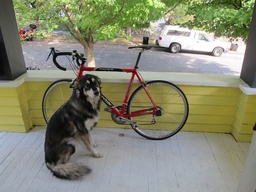
#> input picture dog.jpg, 256 x 192 px, shrunk from 768 x 576 before the run
$ python example.py
#> lines starting #> are read from the running program, lines starting #| are printed output that depends on the picture
### NumPyCNN.py
import numpy
import sys

"""
Convolutional neural network implementation using NumPy.
An article describing this project is titled "Building Convolutional Neural Network using NumPy from Scratch". It is available in these links: https://www.linkedin.com/pulse/building-convolutional-neural-network-using-numpy-from-ahmed-gad/
https://www.kdnuggets.com/2018/04/building-convolutional-neural-network-numpy-scratch.html
It is also translated into Chinese: http://m.aliyun.com/yunqi/articles/585741

The project is tested using Python 3.5.2 installed inside Anaconda 4.2.0 (64-bit)
NumPy version used is 1.14.0

For more info., contact me:
    Ahmed Fawzy Gad
    KDnuggets: https://www.kdnuggets.com/author/ahmed-gad
    LinkedIn: https://www.linkedin.com/in/ahmedfgad
    Facebook: https://www.facebook.com/ahmed.f.gadd
    ahmed.f.gad@gmail.com
    ahmed.fawzy@ci.menofia.edu.eg
"""

def conv_(img, conv_filter):
    filter_size = conv_filter.shape[1]
    result = numpy.zeros((img.shape))
    #Looping through the image to apply the convolution operation.
    for r in numpy.uint16(numpy.arange(filter_size/2.0,
                          img.shape[0]-filter_size/2.0+1)):
        for c in numpy.uint16(numpy.arange(filter_size/2.0,
                                           img.shape[1]-filter_size/2.0+1)):
            """
            Getting the current region to get multiplied with the filter.
            How to loop through the image and get the region based on
            the image and filer sizes is the most tricky part of convolution.
            每个滤波器在图像上迭代卷积的尺寸相同，通过以下代码实现：
            """
            curr_region = img[r-numpy.uint16(numpy.floor(filter_size/2.0)):r+numpy.uint16(numpy.ceil(filter_size/2.0)),
                              c-numpy.uint16(numpy.floor(filter_size/2.0)):c+numpy.uint16(numpy.ceil(filter_size/2.0))]
            #Element-wise multipliplication between the current region and the filter.
            '''
            之后，在图像区域矩阵和滤波器之间对位相乘，并将结果求和以得到单值输出：
            '''
            curr_result = curr_region * conv_filter
            conv_sum = numpy.sum(curr_result) #Summing the result of multiplication.
            result[r, c] = conv_sum #Saving the summation in the convolution layer feature map.

    #Clipping the outliers of the result matrix.
    final_result = result[numpy.uint16(filter_size/2.0):result.shape[0]-numpy.uint16(filter_size/2.0),
                          numpy.uint16(filter_size/2.0):result.shape[1]-numpy.uint16(filter_size/2.0)]
    return final_result
    '''
    输入图像与每个滤波器卷积后，通过conv函数返回特征图。下图显示conv层返回的特征图（由于l1卷积层的滤波器参数为（2,3,3），
    即2个3x3大小的卷积核，最终输出2个特征图）：
    '''
def conv(img, conv_filter):
    if len(img.shape) > 2 or len(conv_filter.shape) > 3: # Check if number of image channels matches the filter depth.
        if img.shape[-1] != conv_filter.shape[-1]:
            print("Error: Number of channels in both image and filter must match.")
            sys.exit()
    if conv_filter.shape[1] != conv_filter.shape[2]: # Check if filter dimensions are equal.
        print('Error: Filter must be a square matrix. I.e. number of rows and columns must match.')
        sys.exit()
    if conv_filter.shape[1]%2==0: # Check if filter diemnsions are odd.
        print('Error: Filter must have an odd size. I.e. number of rows and columns must be odd.')
        sys.exit()
    '''
    上述条件都满足后，通过初始化一个数组来作为滤波器的值，通过下面代码来指定滤波器的值：
    '''
    # An empty feature map to hold the output of convolving the filter(s) with the image.
    feature_maps = numpy.zeros((img.shape[0]-conv_filter.shape[1]+1,
                                img.shape[1]-conv_filter.shape[1]+1,
                                conv_filter.shape[0]))

    '''
    由于没有设置步幅（stride）或填充（padding），默认为步幅设置为1，无填充。那么卷积操作后得到的特征图大小
    为（img_rows-filter_rows+1, image_columns-filter_columns+1, num_filters），
    即输入图像的尺寸减去滤波器的尺寸后再加1。注意到，每个滤波器都会输出一个特征图。
    '''
    # Convolving the image by the filter(s).
    for filter_num in range(conv_filter.shape[0]):
        print("Filter ", filter_num + 1)
        '''
        循环遍历滤波器组中的每个滤波器后，通过下面代码更新滤波器的状态：
        '''
        curr_filter = conv_filter[filter_num, :] # getting a filter from the bank.
        """
        Checking if there are mutliple channels for the single filter.
        If so, then each channel will convolve the image.
        The result of all convolutions are summed to return a single feature map.

         如果输入图像不止一个通道，则滤波器必须具有同样的通道数目。只有这样，卷积过程才能正
         常进行。最后将每个滤波器的输出求和作为输出特征图。下面的代码检测输入图像的通道数，如果图像
         只有一个通道，那么一次卷积即可完成整个过程：
        """
        if len(curr_filter.shape) > 2:
            conv_map = conv_(img[:, :, 0], curr_filter[:, :, 0]) # Array holding the sum of all feature maps.
            for ch_num in range(1, curr_filter.shape[-1]): # Convolving each channel with the image and summing the results.
                conv_map = conv_map + conv_(img[:, :, ch_num],
                                  curr_filter[:, :, ch_num])
        else: # There is just a single channel in the filter.
            '''
            函数conv只接受输入图像和滤波器组这两个参数，本身并不进行卷积操作，它只是设置
            用于conv_函数执行卷积操作的每一组输入滤波器。下面是conv_函数的实现代码：
            '''
            conv_map = conv_(img, curr_filter)
        feature_maps[:, :, filter_num] = conv_map # Holding feature map with the current filter.
    return feature_maps # Returning all feature maps.


def pooling(feature_map, size=2, stride=2):
    #Preparing the output of the pooling operation.
    pool_out = numpy.zeros((numpy.uint16((feature_map.shape[0]-size+1)/stride+1),
                            numpy.uint16((feature_map.shape[1]-size+1)/stride+1),
                            feature_map.shape[-1]))
    for map_num in range(feature_map.shape[-1]):
        r2 = 0
        for r in numpy.arange(0,feature_map.shape[0]-size+1, stride):
            c2 = 0
            for c in numpy.arange(0, feature_map.shape[1]-size+1, stride):
                pool_out[r2, c2, map_num] = numpy.max([feature_map[r:r+size,  c:c+size]])
                c2 = c2 + 1
            r2 = r2 +1
    return pool_out

def relu(feature_map):
    #Preparing the output of the ReLU activation function.
    relu_out = numpy.zeros(feature_map.shape)
    for map_num in range(feature_map.shape[-1]):
        for r in numpy.arange(0,feature_map.shape[0]):
            for c in numpy.arange(0, feature_map.shape[1]):
                relu_out[r, c, map_num] = numpy.max([feature_map[r, c, map_num], 0])
    return relu_out

### example.py
import skimage.data
import numpy
import matplotlib
import NumPyCNN as numpycnn
#import cv2

"""
Convolutional neural network implementation using NumPy.
An article describing this project is titled "Building Convolutional Neural Network using NumPy from Scratch". It is available in these links: https://www.linkedin.com/pulse/building-convolutional-neural-network-using-numpy-from-ahmed-gad/
https://www.kdnuggets.com/2018/04/building-convolutional-neural-network-numpy-scratch.html
It is also translated into Chinese: http://m.aliyun.com/yunqi/articles/585741

The project is tested using Python 3.5.2 installed inside Anaconda 4.2.0 (64-bit)
NumPy version used is 1.14.0

For more info., contact me:
    Ahmed Fawzy Gad
    KDnuggets: https://www.kdnuggets.com/author/ahmed-gad
    LinkedIn: https://www.linkedin.com/in/ahmedfgad
    Facebook: https://www.facebook.com/ahmed.f.gadd
    ahmed.f.gad@gmail.com
    ahmed.fawzy@ci.menofia.edu.eg
"""

# Reading the image
#img = cv2.imread("dog.jpg",0)
img = skimage.io.imread("dog.jpg")
#> img is the input picture: shape (192, 256, 3); mean R, G, B 134.4, 135.7, 114
#img = skimage.data.checkerboard()
#img = skimage.data.chelsea()
#img = skimage.data.camera()

# Converting the image into gray.
img = skimage.color.rgb2gray(img)
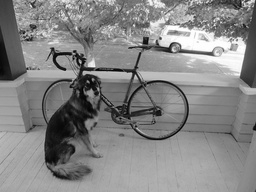
#> img: shape (192, 256) float64; min 0.000833, max 1, mean 0.525
#img=cv2.cvtColor(img,cv2.COLOR_BGR2RGB)

# First conv layer
#l1_filter = numpy.random.rand(2,7,7)*20 # Preparing the filters randomly.
l1_filter = numpy.zeros((2,3,3))
l1_filter[0, :, :] = numpy.array([[[-1, 0, 1],
                                   [-1, 0, 1],
                                   [-1, 0, 1]]])
l1_filter[1, :, :] = numpy.array([[[1,   1,  1],
                                   [0,   0,  0],
                                   [-1, -1, -1]]])
#检查垂直和水平边缘：
#加權求和
print("\n**Working with conv layer 1**")
l1_feature_map = numpycnn.conv(img, l1_filter)
#> the loop in conv, `for filter_num in range(conv_filter.shape[0]):` made 2 passes
#> pass 1, in conv, `conv_map = conv_(img, curr_filter)`:
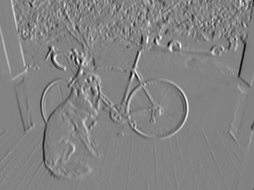
#> conv_map: shape (190, 254) float64; min -2.1, max 1.98, mean -0.00138; drawn with min black and max white
#cv2.imwrite("l1_fm.jpg",img)
print("\n**ReLU**")
l1_feature_map_relu = numpycnn.relu(l1_feature_map)
print("\n**Pooling**")
l1_feature_map_relu_pool = numpycnn.pooling(l1_feature_map_relu, 2, 2)
print("**End of conv layer 1**\n")

# Second conv layer
l2_filter = numpy.random.rand(3, 5, 5, l1_feature_map_relu_pool.shape[-1])
print("\n**Working with conv layer 2**")
l2_feature_map = numpycnn.conv(l1_feature_map_relu_pool, l2_filter)
#> the loop in conv (call 2), `for filter_num in range(conv_filter.shape[0]):` made 3 passes
#> pass 1, in conv (call 2), `conv_map = conv_(img[:, :, 0], curr_filter[:, :, 0])`:
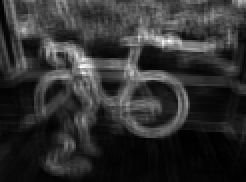
#> conv_map: shape (91, 123) float64 (shown 2 times larger); min 0.0445, max 13.3, mean 2.58; drawn with min black and max white
#> after the loop in conv (call 2), `for filter_num in range(conv_filter.shape[0]):`:
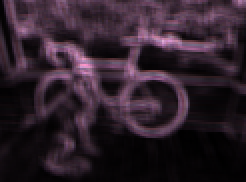
#> feature_maps: shape (91, 123, 3) float64 (shown 2 times larger); mean of channels 0, 1, 2 5.8, 4.4, 6.3; drawn with min black and max white
print("\n**ReLU**")
l2_feature_map_relu = numpycnn.relu(l2_feature_map)
print("\n**Pooling**")
l2_feature_map_relu_pool = numpycnn.pooling(l2_feature_map_relu, 2, 2)
print("**End of conv layer 2**\n")

# Third conv layer
l3_filter = numpy.random.rand(1, 7, 7, l2_feature_map_relu_pool.shape[-1])
print("\n**Working with conv layer 3**")
l3_feature_map = numpycnn.conv(l2_feature_map_relu_pool, l3_filter)
print("\n**ReLU**")
l3_feature_map_relu = numpycnn.relu(l3_feature_map)
print("\n**Pooling**")
l3_feature_map_relu_pool = numpycnn.pooling(l3_feature_map_relu, 2, 2)
#> call 3 of pooling, with size = 2, stride = 2
#> after the loop in pooling (call 3), `for map_num in range(feature_map.shape[-1]):`:
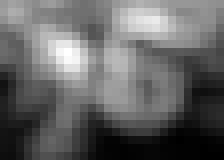
#> pool_out: shape (20, 28, 1) float64 (shown 8 times larger); min 49.52, max 1398.4, mean 582.3; drawn with min black and max white
print("**End of conv layer 3**\n")

# Graphing results
fig0, ax0 = matplotlib.pyplot.subplots(nrows=1, ncols=1)
ax0.imshow(img).set_cmap("gray")
ax0.set_title("Input Image")
ax0.get_xaxis().set_ticks([])
ax0.get_yaxis().set_ticks([])
matplotlib.pyplot.savefig("in_img.png", bbox_inches="tight")
matplotlib.pyplot.close(fig0)

# Layer 1
fig1, ax1 = matplotlib.pyplot.subplots(nrows=3, ncols=2)
ax1[0, 0].imshow(l1_feature_map[:, :, 0]).set_cmap("gray")
ax1[0, 0].get_xaxis().set_ticks([])
ax1[0, 0].get_yaxis().set_ticks([])
ax1[0, 0].set_title("L1-Map1")

ax1[0, 1].imshow(l1_feature_map[:, :, 1]).set_cmap("gray")
ax1[0, 1].get_xaxis().set_ticks([])
ax1[0, 1].get_yaxis().set_ticks([])
ax1[0, 1].set_title("L1-Map2")

ax1[1, 0].imshow(l1_feature_map_relu[:, :, 0]).set_cmap("gray")
ax1[1, 0].get_xaxis().set_ticks([])
ax1[1, 0].get_yaxis().set_ticks([])
ax1[1, 0].set_title("L1-Map1ReLU")

ax1[1, 1].imshow(l1_feature_map_relu[:, :, 1]).set_cmap("gray")
ax1[1, 1].get_xaxis().set_ticks([])
ax1[1, 1].get_yaxis().set_ticks([])
ax1[1, 1].set_title("L1-Map2ReLU")

ax1[2, 0].imshow(l1_feature_map_relu_pool[:, :, 0]).set_cmap("gray")
ax1[2, 0].get_xaxis().set_ticks([])
ax1[2, 0].get_yaxis().set_ticks([])
ax1[2, 0].set_title("L1-Map1ReLUPool")

ax1[2, 1].imshow(l1_feature_map_relu_pool[:, :, 1]).set_cmap("gray")
ax1[2, 0].get_xaxis().set_ticks([])
ax1[2, 0].get_yaxis().set_ticks([])
ax1[2, 1].set_title("L1-Map2ReLUPool")

matplotlib.pyplot.savefig("L1.png", bbox_inches="tight")
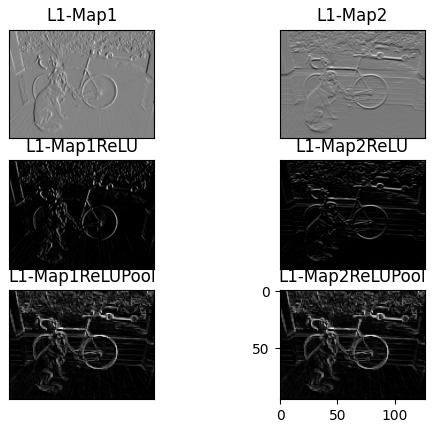
#> figure drawn by matplotlib, 6 panels
matplotlib.pyplot.close(fig1)

# Layer 2
fig2, ax2 = matplotlib.pyplot.subplots(nrows=3, ncols=3)
ax2[0, 0].imshow(l2_feature_map[:, :, 0]).set_cmap("gray")
ax2[0, 0].get_xaxis().set_ticks([])
ax2[0, 0].get_yaxis().set_ticks([])
ax2[0, 0].set_title("L2-Map1")

ax2[0, 1].imshow(l2_feature_map[:, :, 1]).set_cmap("gray")
ax2[0, 1].get_xaxis().set_ticks([])
ax2[0, 1].get_yaxis().set_ticks([])
ax2[0, 1].set_title("L2-Map2")

ax2[0, 2].imshow(l2_feature_map[:, :, 2]).set_cmap("gray")
ax2[0, 2].get_xaxis().set_ticks([])
ax2[0, 2].get_yaxis().set_ticks([])
ax2[0, 2].set_title("L2-Map3")

ax2[1, 0].imshow(l2_feature_map_relu[:, :, 0]).set_cmap("gray")
ax2[1, 0].get_xaxis().set_ticks([])
ax2[1, 0].get_yaxis().set_ticks([])
ax2[1, 0].set_title("L2-Map1ReLU")

ax2[1, 1].imshow(l2_feature_map_relu[:, :, 1]).set_cmap("gray")
ax2[1, 1].get_xaxis().set_ticks([])
ax2[1, 1].get_yaxis().set_ticks([])
ax2[1, 1].set_title("L2-Map2ReLU")

ax2[1, 2].imshow(l2_feature_map_relu[:, :, 2]).set_cmap("gray")
ax2[1, 2].get_xaxis().set_ticks([])
ax2[1, 2].get_yaxis().set_ticks([])
ax2[1, 2].set_title("L2-Map3ReLU")

ax2[2, 0].imshow(l2_feature_map_relu_pool[:, :, 0]).set_cmap("gray")
ax2[2, 0].get_xaxis().set_ticks([])
ax2[2, 0].get_yaxis().set_ticks([])
ax2[2, 0].set_title("L2-Map1ReLUPool")

ax2[2, 1].imshow(l2_feature_map_relu_pool[:, :, 1]).set_cmap("gray")
ax2[2, 1].get_xaxis().set_ticks([])
ax2[2, 1].get_yaxis().set_ticks([])
ax2[2, 1].set_title("L2-Map2ReLUPool")

ax2[2, 2].imshow(l2_feature_map_relu_pool[:, :, 2]).set_cmap("gray")
ax2[2, 2].get_xaxis().set_ticks([])
ax2[2, 2].get_yaxis().set_ticks([])
ax2[2, 2].set_title("L2-Map3ReLUPool")

matplotlib.pyplot.savefig("L2.png", bbox_inches="tight")
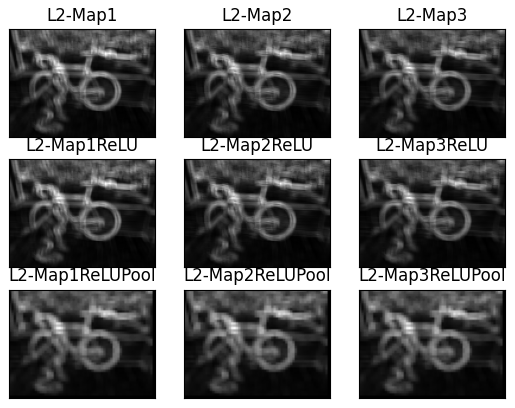
#> figure drawn by matplotlib, 9 panels
matplotlib.pyplot.close(fig2)

# Layer 3
fig3, ax3 = matplotlib.pyplot.subplots(nrows=1, ncols=3)
ax3[0].imshow(l3_feature_map[:, :, 0]).set_cmap("gray")
ax3[0].get_xaxis().set_ticks([])
ax3[0].get_yaxis().set_ticks([])
ax3[0].set_title("L3-Map1")

ax3[1].imshow(l3_feature_map_relu[:, :, 0]).set_cmap("gray")
ax3[1].get_xaxis().set_ticks([])
ax3[1].get_yaxis().set_ticks([])
ax3[1].set_title("L3-Map1ReLU")

ax3[2].imshow(l3_feature_map_relu_pool[:, :, 0]).set_cmap("gray")
ax3[2].get_xaxis().set_ticks([])
ax3[2].get_yaxis().set_ticks([])
ax3[2].set_title("L3-Map1ReLUPool")

matplotlib.pyplot.savefig("L3.png", bbox_inches="tight")
matplotlib.pyplot.close(fig3)
